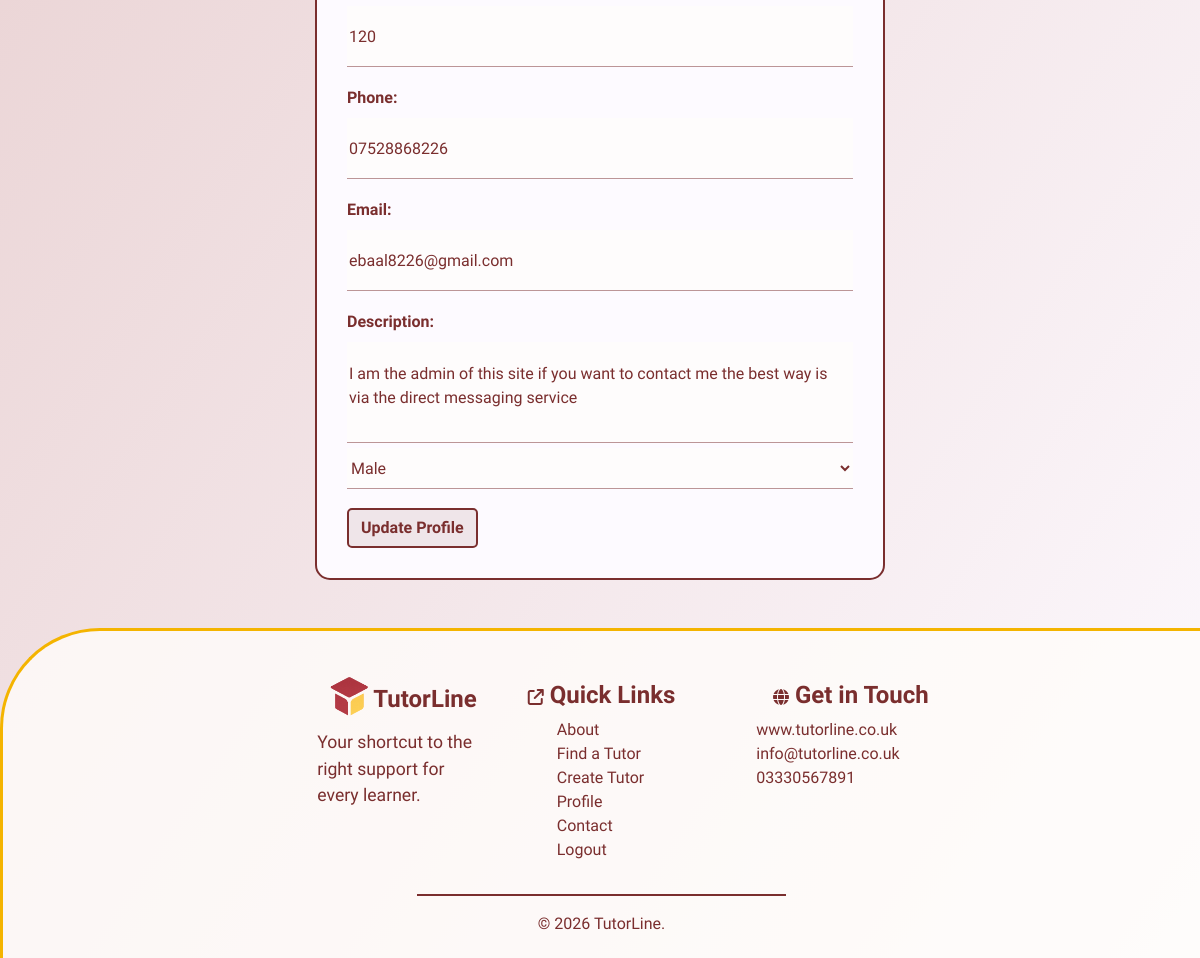
/tutors/edit_tutor/1 (signed in, lower part), run on an earlier commit of the app's database.
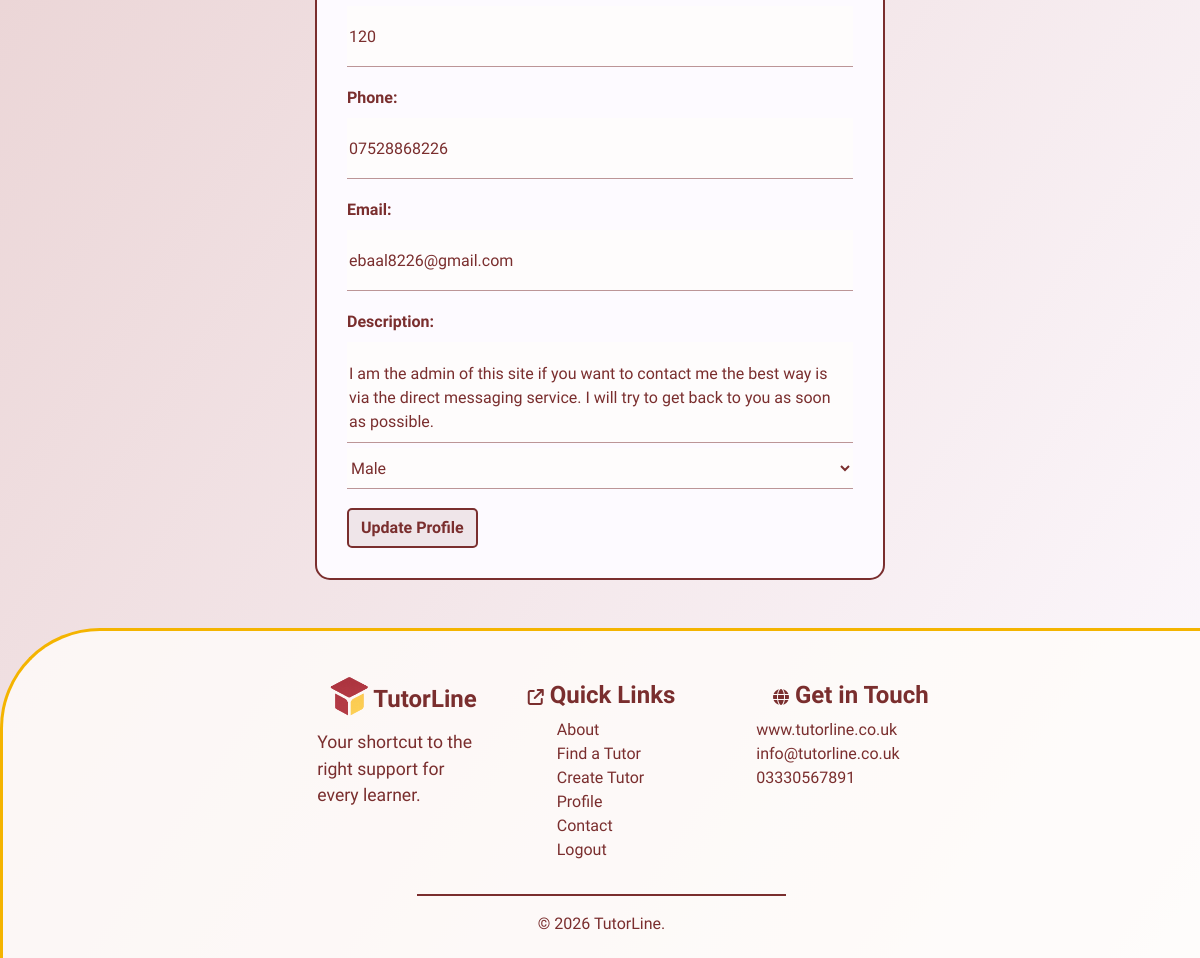
And on a later commit of the database.
### tutors/models.py (models this page shows, shortened)
class Tutors(models.Model):
    class Meta:
        verbose_name_plural = "Tutors"
    user = models.ForeignKey(User, on_delete=models.CASCADE, null=True, blank=True)
    name = models.CharField(max_length=254)
    location = models.ForeignKey('Location', null=True, blank=True,
                                 on_delete=models.SET_NULL)
    category = models.ForeignKey('Category', null=True, blank=True,
                                 on_delete=models.SET_NULL)
    date_added = models.DateField(auto_now=True)
    subject = models.CharField(max_length=254)
    price = models.IntegerField()
    active = models.BooleanField(default=True)
    description = models.TextField()
    email = models.EmailField()
    phone = models.CharField(max_length=14)
    rating = models.FloatField(default=0)
    image = models.ImageField(blank=True, null=True)
    is_male = models.BooleanField()
    color_1 = models.IntegerField(default=rand)
    color_2 = models.IntegerField(default=rand)
    color_3 = models.IntegerField(default=rand)

### tutors/views.py (the view)
# urls.py: path('edit_tutor/<int:user_id>', views.edit_tutor, name='edit_tutor'),
@login_required
def edit_tutor(request, user_id):
    user = get_object_or_404(User, pk=user_id)
    tutor = get_object_or_404(Tutors, user=user)
    if request.user.id != user_id:
        messages.error(request, "You are not allowed to edit this profile.")
        return redirect('tutors')
    if request.method == 'POST':
        form = TutorForm(request.POST, instance=tutor)
        if form.is_valid():
            form.save()
            if tutor.is_male:
                return redirect('image_update', tutor_id=tutor.id)
            else:
                messages.success(request, 'Your Profile has succesfully been updated')
                send_mail(
                    'Profile Updated',
                    f"Dear {tutor.name}! \
                        Welcome to Tutor Line! You have succesfully updated your Tutor profile",
                    "info@tutor-line.co.uk",
                    [user.email],
                    fail_silently=False,
                )
                return redirect('tutors')
    else:
        form = TutorForm(instance=tutor)
    context = {
        'form': form,
        'user': user,
        }
    return render(request, 'tutors/edit-tutor.html', context)

### tutors/forms.py
class TutorForm(forms.ModelForm):
    class Meta:
        model = Tutors
        fields = ['name', 'location', 'category', 'subject', 'price', 'phone', 'email', 'description', 'is_male']
        widgets = {
            'is_male': forms.Select(choices=[
                (None, 'Are you Male or Female?'),
                (True, 'Male'),
                (False, 'Female'),
            ]),
            'name': forms.TextInput(attrs={'placeholder': "Your Name"}),
            'subject': forms.TextInput(attrs={'placeholder': "Your Subject"}),
            'price': forms.NumberInput(attrs={'placeholder': "Your hourly rate"}),
            'phone': forms.TextInput(attrs={'placeholder': "Your Phone Number"}),
            'email': forms.EmailInput(attrs={'placeholder': "Your Email"}),
            'description': forms.Textarea(attrs={'placeholder': "Your Description"}),
        }
    def __init__(self, *args, **kwargs):
        super().__init__(*args, **kwargs)

### tutors/models.py (called while the page is built)
    def __str__(self):
        return self.name

    def __str__(self):
        return self.name

### tutors/templates/tutors/edit-tutor.html (shortened to what this page needs)
{% extends "base.html" %}
{% load static %}
{% block extracss%}
<link rel="stylesheet" href="{% static 'css/tutors.css' %}">
<link rel="stylesheet" href="{% static 'css/forms.css' %}">
<link rel="stylesheet" href="{% static 'css/edit.css' %}">
{% endblock %}
{% block content %}
<section>
    <div class="container-fluid">
        <div class="row">
            <div class="col-3"></div>
            <div class="col-6">
                <div class="form-container">
                    <form action="{% url 'edit_tutor' user.id %}" method="POST" enctype="multipart/form-data">
                        {{ form.as_div }}
                        <button class="btn btn-btn" type="submit">Update Profile</button>
                    </form>
                </div>
            </div>
            <div class="col-3"></div>
        </div>
    </div>
</section>
{% endblock %}

What changed in the data, as far as the page shows it:
changed Tutors "ebaal8226@gmail.com": description "I am the admin of this site if you want to contact me the best way is via the direct messaging service" → "I am the admin of this site if you want to contact me the best way is via the direct messaging service. I will try to get back to you as soon as possible."
